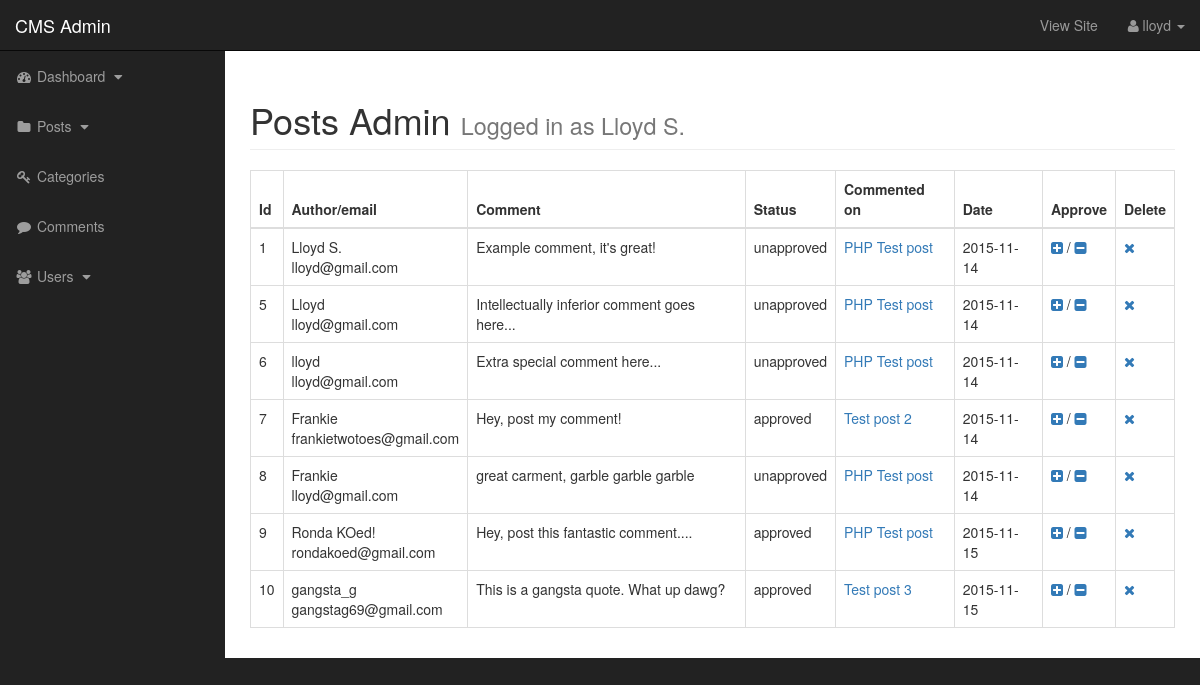
The app's page /admin/comments.php (signed in) with its own data.
### tables this page shows
CREATE TABLE IF NOT EXISTS `posts` (
`post_id` int(5) NOT NULL,
  `post_category_id` int(3) NOT NULL,
  `post_title` varchar(255) NOT NULL,
  `post_author` varchar(100) NOT NULL,
  `post_date` date NOT NULL,
  `post_image` varchar(255) NOT NULL,
  `post_content` text NOT NULL,
  `post_tags` varchar(255) NOT NULL,
  `post_comment_count` int(5) NOT NULL,
  `post_status` varchar(255) NOT NULL
);

CREATE TABLE IF NOT EXISTS `comments` (
`comment_id` int(3) NOT NULL,
  `comment_post_id` int(3) NOT NULL,
  `comment_author` varchar(255) NOT NULL,
  `comment_email` varchar(255) NOT NULL,
  `comment_content` text NOT NULL,
  `comment_status` varchar(255) NOT NULL,
  `comment_date` date NOT NULL
);

### admin/includes/view_all_comments.php (the view, shortened to what this page needs)
                            <table class="table table-bordered table-hover">
                             <thead>
                                 <tr>
                                     <th>Id</th>
                                     <th>Author/email</th>
                                     <th>Comment</th>
                                     <th>Status</th>
                                     <th>Commented on</th>
                                     <th>Date</th>
                                     <th>Approve</th>
                                     <th>Delete</th>
                                 </tr>
                             </thead>
                             <tbody>
<?php
        $query = "SELECT * FROM comments";
        $comment_list_query = mysqli_query($connection, $query);
        while($row = mysqli_fetch_assoc($comment_list_query)){
         $comment_id = $row['comment_id'];
         $comment_post_id = $row['comment_post_id'];
         $comment_author = $row['comment_author'];
         $comment_email = $row['comment_email'];
         $comment_content = $row['comment_content'];
         $comment_status = $row['comment_status'];
         $comment_date = $row['comment_date'];
         echo "<tr>";
         echo "<td>$comment_id</td>";
         echo "<td>" . $comment_author . "<br>" . $comment_email . "</td>";
         echo "<td>$comment_content</td>";
         echo "<td>$comment_status</td>";
        $query = "SELECT * FROM posts WHERE post_id=$comment_post_id";
        $select_post_id_query = mysqli_query($connection, $query);
        while($row=mysqli_fetch_assoc($select_post_id_query)){
         $post_id = $row['post_id'];
         $post_title = $row['post_title'];
              }
         echo "<td><a href='../post.php?p_id=$post_id'>$post_title</a></td>";
         echo "<td>$comment_date</td>";
         echo "<td><a href='comments.php?approve_comment=$comment_id'><i class=\"fa fa-plus-square\" title=\"approve\"></i></a> / <a href='comments.php?unapprove_comment=$comment_id'><i class=\"fa fa-minus-square\"></i></a></td>";
            echo "<td><a href='comments.php?delete=$comment_id'><i class=\"fa fa-times\"></i></a></td>";
           echo "</tr>";
 } ?>
                             </tbody>
                         </table>

### admin/comments.php (shortened to what this page needs)
<?php include "includes/admin_header.php"; ?>
    <div id="wrapper">
        <?php
        $query = "SELECT * FROM posts LIMIT 1";
        $author_query = mysqli_query($connection, $query);
        while($row=mysqli_fetch_assoc($author_query)){
            $post_author = $row['post_author'];
        }
        ?>
            <?php include "includes/admin_nav.php"; ?>
                <div id="page-wrapper">
                    <div class="container-fluid">
                        <div class="row">
                            <div class="col-lg-12">
                                <h1 class="page-header">
                            Posts Admin
                            <small>Logged in as <?php echo $post_author; ?></small>
                        </h1>
                          <?php
                            if(isset($_GET['source'])){
                                $source = $_GET['source'];
                            }else{
                                $source = "";
                            }
                             switch($source){
                             default:
                             include('includes/view_all_comments.php');
                             break;
                             }
                            ?>
                            </div>
                        </div>
                    </div>
                </div>
    </div>
    <?php include "includes/admin_footer.php"; ?>

### admin/css/sb-admin.css (style rules this page uses)
body { margin-top: 100px; background-color: #222; }
@media (min-width:768px) { body { margin-top: 50px; } }
#wrapper { padding-left: 0; }
#page-wrapper { width: 100%; padding: 0; background-color: #fff; }
@media (min-width:768px) { #wrapper { padding-left: 225px; } }
@media (min-width:768px) { #page-wrapper { padding: 10px; } }

### records on screen
posts: post_author "Lloyd S."
comments: comment_id "1", comment_author "Lloyd S.", comment_email "lloyd@gmail.com", comment_content "Example comment, it's great!", comment_status "unapproved", posts.post_title "PHP Test post", comment_date "2015-11-14"
comments: comment_id "5", comment_author "Lloyd", comment_email "lloyd@gmail.com", comment_content "Intellectually inferior comment goes here...", comment_status "unapproved", posts.post_title "PHP Test post", comment_date "2015-11-14"
comments: comment_id "6", comment_author "lloyd", comment_email "lloyd@gmail.com", comment_content "Extra special comment here...", comment_status "unapproved", posts.post_title "PHP Test post", comment_date "2015-11-14"
comments: comment_id "7", comment_author "Frankie", comment_email "frankietwotoes@gmail.com", comment_content "Hey, post my comment!", comment_status "approved", posts.post_title "Test post 2", comment_date "2015-11-14"
comments: comment_id "8", comment_author "Frankie", comment_email "lloyd@gmail.com", comment_content "great carment, garble garble garble", comment_status "unapproved", posts.post_title "PHP Test post", comment_date "2015-11-14"
comments: comment_id "9", comment_author "Ronda KOed!", comment_email "rondakoed@gmail.com", comment_content "Hey, post this fantastic comment....", comment_status "approved", posts.post_title "PHP Test post", comment_date "2015-11-15"
comments: comment_id "10", comment_author "gangsta_g", comment_email "gangstag69@gmail.com", comment_content "This is a gangsta quote. What up dawg?", comment_status "approved", posts.post_title "Test post 3", comment_date "2015-11-15"

### other values on screen
$username "lloyd"
